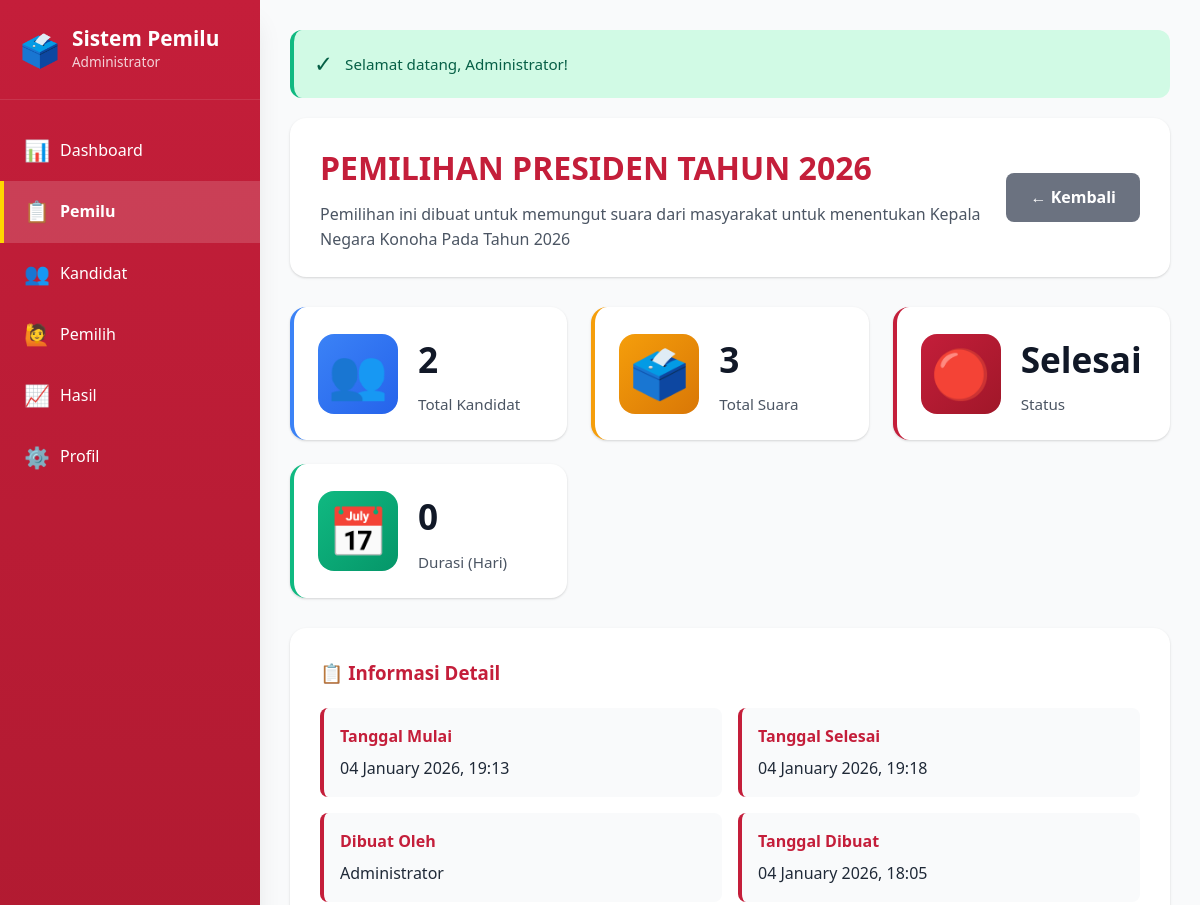
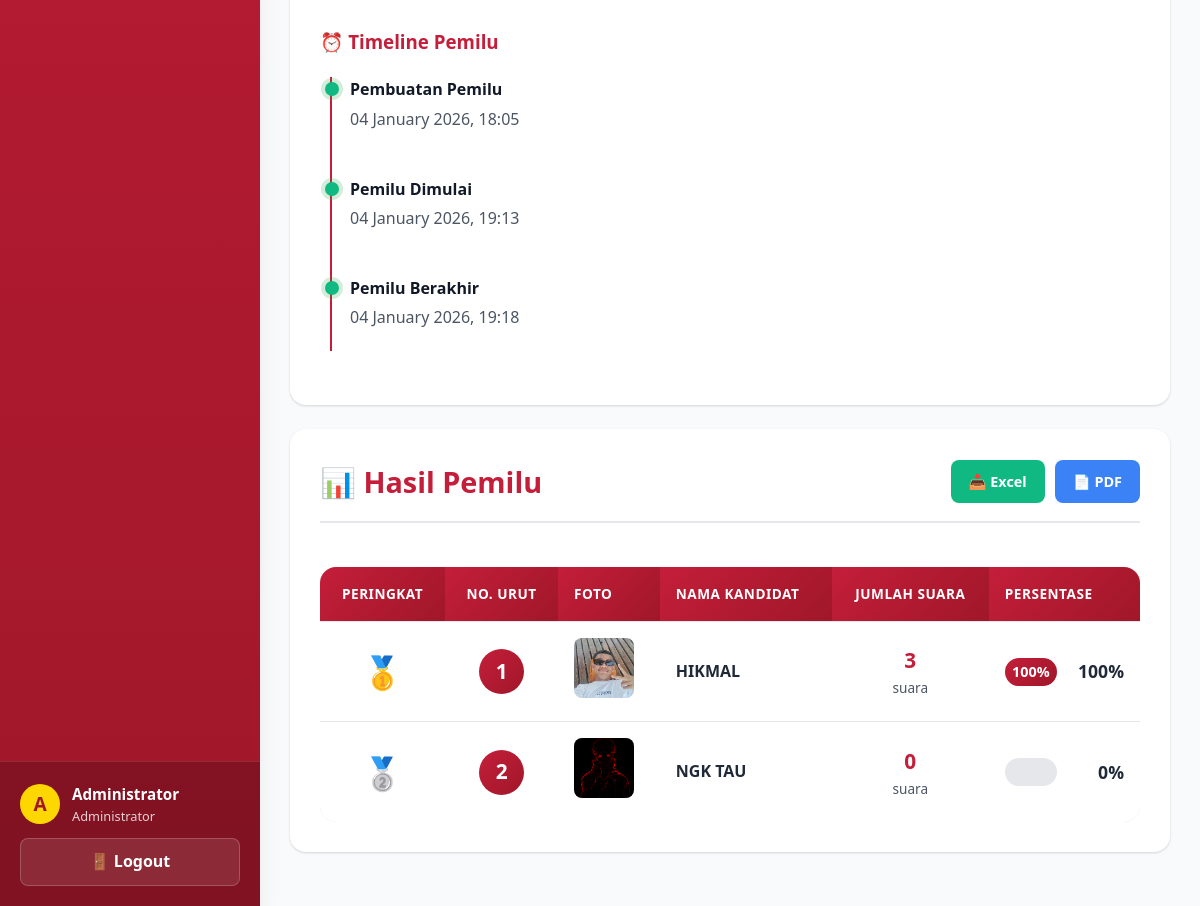
Page /admin/detail_pemilu.php?id=18 (signed in) on the committed database (2 pictures, top to bottom).
### tables this page shows
CREATE TABLE `elections` (
  `id_election` int(11) NOT NULL,
  `nama_pemilu` varchar(200) NOT NULL,
  `deskripsi` text DEFAULT NULL,
  `tanggal_mulai` datetime NOT NULL,
  `tanggal_selesai` datetime NOT NULL,
  `status` enum('draft','aktif','selesai') DEFAULT 'draft',
  `created_by` int(11) NOT NULL,
  `created_at` timestamp NOT NULL DEFAULT current_timestamp(),
  `updated_at` timestamp NOT NULL DEFAULT current_timestamp() ON UPDATE current_timestamp(),
  `parent_election_id` int(11) DEFAULT NULL
);

CREATE TABLE `users` (
  `id_user` int(11) NOT NULL,
  `username` varchar(50) NOT NULL,
  `email` varchar(100) NOT NULL,
  `password` varchar(255) NOT NULL,
  `nama_lengkap` varchar(100) NOT NULL,
  `nik` varchar(20) NOT NULL,
  `tanggal_lahir` date NOT NULL,
  `alamat` text NOT NULL,
  `role` enum('admin','user') NOT NULL DEFAULT 'user',
  `foto` varchar(255) DEFAULT NULL,
  `status` enum('aktif','nonaktif') NOT NULL DEFAULT 'aktif',
  `created_at` timestamp NOT NULL DEFAULT current_timestamp(),
  `updated_at` timestamp NOT NULL DEFAULT current_timestamp() ON UPDATE current_timestamp()
);

CREATE TABLE `kandidat` (
  `id_kandidat` int(11) NOT NULL,
  `id_election` int(11) NOT NULL,
  `nomor_urut` int(11) NOT NULL,
  `nama_kandidat` varchar(100) NOT NULL,
  `visi` text NOT NULL,
  `misi` text NOT NULL,
  `foto` varchar(255) NOT NULL,
  `created_at` timestamp NOT NULL DEFAULT current_timestamp(),
  `updated_at` timestamp NOT NULL DEFAULT current_timestamp() ON UPDATE current_timestamp()
);

### admin/detail_pemilu.php (the view, shortened to what the rows shown need)
<?php
require_once '../config/database.php';
$id_election = clean_input($_GET['id']);
$query = "
    SELECT e.*, u.nama_lengkap AS creator
    FROM elections e
    JOIN users u ON e.created_by = u.id_user
    WHERE e.id_election = ?
";
$stmt = mysqli_prepare($conn, $query);
mysqli_stmt_bind_param($stmt, "i", $id_election);
mysqli_stmt_execute($stmt);
$result = mysqli_stmt_get_result($stmt);
$pemilu = mysqli_fetch_assoc($result);
$status_info = get_election_status($id_election);
$query_kandidat = "
    SELECT k.*, COUNT(v.id_voting) AS jumlah_suara
    FROM kandidat k
    LEFT JOIN voting v ON k.id_kandidat = v.id_kandidat
    WHERE k.id_election = ?
    GROUP BY k.id_kandidat
    ORDER BY jumlah_suara DESC, k.nomor_urut ASC
";
$stmt_kandidat = mysqli_prepare($conn, $query_kandidat);
mysqli_stmt_bind_param($stmt_kandidat, "i", $id_election);
mysqli_stmt_execute($stmt_kandidat);
$result_kandidat = mysqli_stmt_get_result($stmt_kandidat);
$query_total = "SELECT COUNT(*) AS total FROM voting WHERE id_election = ?";
$stmt_total = mysqli_prepare($conn, $query_total);
mysqli_stmt_bind_param($stmt_total, "i", $id_election);
mysqli_stmt_execute($stmt_total);
$total_suara = mysqli_fetch_assoc(mysqli_stmt_get_result($stmt_total))['total'];
?>
<!DOCTYPE html>
<html lang="id">
<head>
    <link rel="stylesheet" href="../assets/css/style.css">
    <link rel="stylesheet" href="../assets/css/admin.css">
</head>
<body class="admin-page">
    <main class="main-content">
        <div class="main-header">
            <div style="flex: 1;">
                <h1 class="main-title"><?php echo $pemilu['nama_pemilu']; ?></h1>
                <p style="color: var(--gray-600); margin-top: 8px;">
                    <?php echo $pemilu['deskripsi']; ?>
                </p>
            </div>
        </div>
        <div class="dashboard-grid">
            <div class="stats-card green">
                <div class="stats-info">
                    <h3>
                        <?php
                        $start = strtotime($pemilu['tanggal_mulai']);
                        $end = strtotime($pemilu['tanggal_selesai']);
                        $durasi = ($end - $start) / (60 * 60 * 24);
                        echo round($durasi);
                        ?>
                    </h3>
                    <p>Durasi (Hari)</p>
                </div>
            </div>
        </div>
        <div class="content-card">
            <div class="detail-grid">
                <div class="detail-item">
                    <strong>Tanggal Mulai</strong>
                    <?php echo date('d F Y, H:i', strtotime($pemilu['tanggal_mulai'])); ?>
                </div>
                <div class="detail-item">
                    <strong>Tanggal Selesai</strong>
                    <?php echo date('d F Y, H:i', strtotime($pemilu['tanggal_selesai'])); ?>
                </div>
                <div class="detail-item">
                    <strong>Dibuat Oleh</strong>
                    <?php echo $pemilu['creator']; ?>
                </div>
                <div class="detail-item">
                    <strong>Tanggal Dibuat</strong>
                    <?php echo date('d F Y, H:i', strtotime($pemilu['created_at'])); ?>
                </div>
            </div>
            <div class="timeline">
                <div class="timeline-item <?php echo ($status_info['status_real'] == 'draft' || $status_info['status_real'] == 'belum_dimulai') ? 'future' : 'active'; ?>">
                    <strong style="color: var(--gray-900);">Pembuatan Pemilu</strong>
                    <p style="color: var(--gray-600); margin-top: 4px;"><?php echo date('d F Y, H:i', strtotime($pemilu['created_at'])); ?></p>
                </div>
                <div class="timeline-item <?php echo ($status_info['status_real'] == 'belum_dimulai') ? 'future' : (($status_info['status_real'] == 'berlangsung' || $status_info['status_real'] == 'selesai') ? 'active' : ''); ?>">
                    <strong style="color: var(--gray-900);">Pemilu Dimulai</strong>
                    <p style="color: var(--gray-600); margin-top: 4px;"><?php echo date('d F Y, H:i', strtotime($pemilu['tanggal_mulai'])); ?></p>
                </div>
                <div class="timeline-item <?php echo ($status_info['status_real'] == 'selesai') ? 'active' : 'future'; ?>">
                    <strong style="color: var(--gray-900);">Pemilu Berakhir</strong>
                    <p style="color: var(--gray-600); margin-top: 4px;"><?php echo date('d F Y, H:i', strtotime($pemilu['tanggal_selesai'])); ?></p>
                </div>
            </div>
        </div>
        <div class="content-card">
            <?php if (mysqli_num_rows($result_kandidat) > 0): ?>
                <div class="table-responsive">
                    <table>
                        <thead>
                            <tr>
                                <th style="text-align: center;">Peringkat</th>
                                <th style="text-align: center;">No. Urut</th>
                                <th>Foto</th>
                                <th>Nama Kandidat</th>
                                <th style="text-align: center;">Jumlah Suara</th>
                                <th>Persentase</th>
                            </tr>
                        </thead>
                        <tbody>
                            <?php
                            $peringkat = 1;
                            mysqli_data_seek($result_kandidat, 0);
                            while ($row = mysqli_fetch_assoc($result_kandidat)):
                                $persentase = $total_suara > 0 ? round(($row['jumlah_suara'] / $total_suara) * 100, 2) : 0;
                            ?>
                                <tr>
                                    <td style="text-align: center;">
                                        <?php if ($peringkat == 1 && $total_suara > 0): ?>
                                            <span style="font-size: 2em;">🥇</span>
                                        <?php elseif ($peringkat == 2): ?>
                                            <span style="font-size: 2em;">🥈</span>
                                        <?php elseif ($peringkat == 3): ?>
                                            <span style="font-size: 2em;">🥉</span>
                                        <?php else: ?>
                                            <strong style="font-size: 1.2em;"><?php echo $peringkat; ?></strong>
                                        <?php endif; ?>
                                    </td>
                                    <td style="text-align: center;">
                                        <div style="display: inline-flex; align-items: center; justify-content: center; background: linear-gradient(135deg, var(--kpu-red) 0%, var(--kpu-red-dark) 100%); color: white; width: 45px; height: 45px; border-radius: 50%; font-size: 1.3em; font-weight: 700;">
                                            <?php echo $row['nomor_urut']; ?>
                                        </div>
                                    </td>
                                    <td>
                                        <img src="../assets/img/kandidat/<?php echo $row['foto']; ?>"
                                            alt="<?php echo $row['nama_kandidat']; ?>"
                                            style="width: 60px; height: 60px; border-radius: var(--radius); object-fit: cover;">
                                    </td>
                                    <td><strong><?php echo $row['nama_kandidat']; ?></strong></td>
                                    <td style="text-align: center;">
                                        <strong style="font-size: 1.3em; color: var(--kpu-red);"><?php echo $row['jumlah_suara']; ?></strong>
                                        <div style="font-size: 0.85em; color: var(--gray-600);">suara</div>
                                    </td>
                                    <td>
                                        <div style="display: flex; align-items: center; gap: 12px;">
                                            <div style="flex: 1; background-color: var(--gray-200); height: 28px; border-radius: var(--radius-full); overflow: hidden;">
                                                <div style="width: <?php echo $persentase; ?>%; background: linear-gradient(135deg, var(--kpu-red) 0%, var(--kpu-red-dark) 100%); height: 100%; display: flex; align-items: center; justify-content: center; color: white; font-weight: 700; font-size: 0.9em;">
                                                    <?php if ($persentase > 10): ?>
                                                        <?php echo $persentase; ?>%
                                                    <?php endif; ?>
                                                </div>
                                            </div>
                                            <span style="min-width: 55px; text-align: right;">
                                                <strong style="font-size: 1.1em;"><?php echo $persentase; ?>%</strong>
                                            </span>
                                        </div>
                                    </td>
                                </tr>
                            <?php
                                $peringkat++;
                            endwhile;
                            ?>
                        </tbody>
                    </table>
                </div>
            <?php endif; ?>
        </div>
    </main>
</body>
</html>

### rows in the picture
elections: nama_pemilu "PEMILIHAN PRESIDEN TAHUN 2026", deskripsi "Pemilihan ini dibuat untuk memungut suara dari masyarakat untuk menentukan Kepala Negara Konoha Pada Tahun 2026", durasi "0", tanggal_mulai "04 January 2026, 19:13", tanggal_selesai "04 January 2026, 19:18", created_by.nama_lengkap "Administrator", created_at "04 January 2026, 18:05"
kandidat: nomor_urut "1", foto (picture), nama_kandidat "HIKMAL", jumlah_suara "3", persentase "100"
kandidat: nomor_urut "2", foto (picture), nama_kandidat "NGK TAU", jumlah_suara "0", persentase "0"

### other values in the picture
substr($_SESSION['nama_lengkap'], 0, 1) "A"
$_SESSION['nama_lengkap'] "Administrator"
$flash['message'] "Selamat datang, Administrator!"
mysqli_num_rows($result_kandidat) "2"
$total_suara "3"
